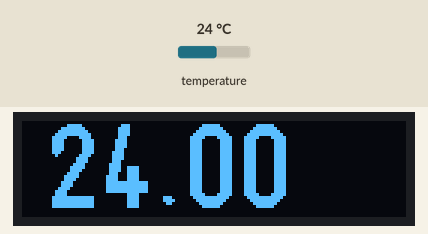
This sketch was run on a simulated Arduino Uno, built with avr-gcc and run on an emulated ATmega328P. On the bench: 128×32 one-colour display. The inputs (shaded band) are chosen by the test bench; at power-on: temperature 24 °C.

Above: at 5.4 s.
5.5 s: temperature set to 12 °C
At 8.9 s:
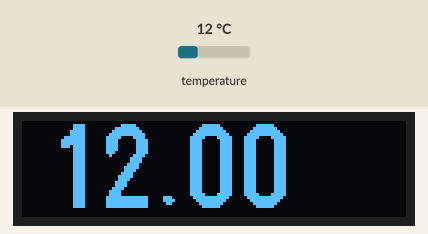
10.4 s: temperature set to 19 °C
At 12.8 s:
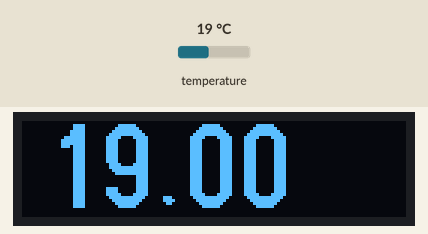
15.3 s: temperature set to 28 °C
At 16.9 s:
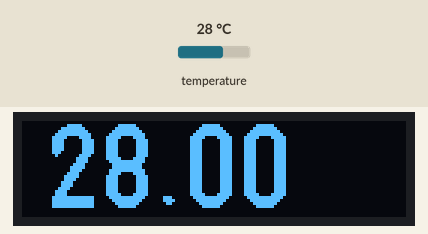
Timing chart, 0 to 18.4 s (numbered marks = the images above; inputs shaded):
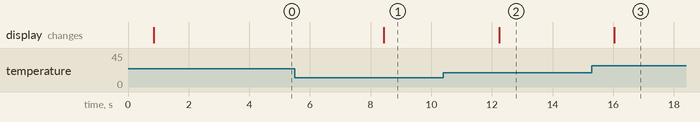

The sketch:

temperature.ino
```cpp
#include <Arduino.h>
#include <U8g2lib.h>
#include <SPI.h>
#include <Wire.h>
#include <OneWire.h>
#include <DallasTemperature.h>

#define ONE_WIRE_BUS 2

OneWire oneWire(ONE_WIRE_BUS);
DallasTemperature sensors(&oneWire);

U8G2_SSD1306_128X32_UNIVISION_F_HW_I2C u8g2(U8G2_R0);

void setup(void) {
  u8g2.begin();
  Serial.begin(9600);
  sensors.begin();
}

void loop(void) {
  sensors.requestTemperatures();
  // Serial.print(sensors.getTempCByIndex(0));
  // delay(500);


  // char buf[60];
  char t[5];
  dtostrf(sensors.getTempCByIndex(0), 2, 2, t);
  // strcat(buf, t);

  u8g2.clearBuffer();                     // clear the internal memory
  u8g2.setFont(u8g2_font_logisoso28_tr);  // choose a suitable font at https://github.com/olikraus/u8g2/wiki/fntlistall
  u8g2.drawStr(8, 29, t);         // write something to the internal memory
  u8g2.sendBuffer();                      // transfer internal memory to the display
  delay(3000);

  // u8g2.clearBuffer();                     // clear the internal memory
  // u8g2.setFont(u8g2_font_logisoso28_tr);  // choose a suitable font at https://github.com/olikraus/u8g2/wiki/fntlistall
  // u8g2.drawStr(31, 24, "your");           // write something to the internal memory
  // u8g2.sendBuffer();                      // transfer internal memory to the display
  // delay(800);

  // u8g2.clearBuffer();                     // clear the internal memory
  // u8g2.setFont(u8g2_font_logisoso28_tr);  // choose a suitable font at https://github.com/olikraus/u8g2/wiki/fntlistall
  // u8g2.drawStr(10, 29, "robotic");        // write something to the internal memory
  // u8g2.sendBuffer();                      // transfer internal memory to the display
  // delay(800);

  // u8g2.clearBuffer();                     // clear the internal memory
  // u8g2.setFont(u8g2_font_logisoso28_tr);  // choose a suitable font at https://github.com/olikraus/u8g2/wiki/fntlistall
  // u8g2.drawStr(4, 29, "solution");        // write something to the internal memory
  // u8g2.sendBuffer();                      // transfer internal memory to the display
  // delay(2000);
}
```

Measured:
- after the input at 5.5 s, the display: changes after 2.9 s (image 1)
- after the input at 10.4 s, the display: changes after 1.8 s (image 2)
- after the input at 15.3 s, the display: changes after 0.74 s (image 3)
